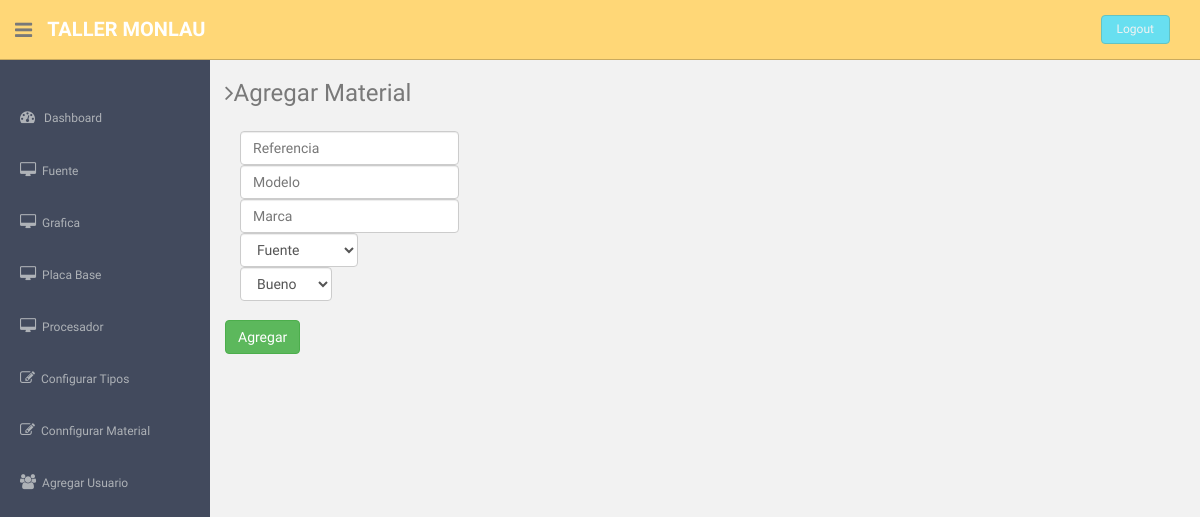
Screenshot of /plataform/edit_material.php (signed in) with the database file from the repository.
### tables this page shows
CREATE TABLE IF NOT EXISTS `type` (
  `id` int(11) NOT NULL AUTO_INCREMENT,
  `name` varchar(50) DEFAULT NULL,
  PRIMARY KEY (`id`),
  KEY `name` (`name`)
);

### plataform/functions/conexiondb.class.php (called while the page is built, shortened)
<?php
    class conexiondb {
        private $servidor;
        private $user;
        private $pass;
        private $db;
        private $conexion;
        function __construct(){
            $this->servidor = "localhost";
            $this->user = "root";
            $this->pass = "";
            $this->db = "tallerddbb";
        }
        function conectar(){
            $this->conexion = mysqli_connect($this->servidor, $this->user, $this->pass, $this->db);
            return $this->conexion;
        }
        function query($query){
            $resultado = $this->conexion->query($query);
            return $resultado;
        }
    }
?>

### plataform/edit_material.php (the view, shortened to what this page needs)
<!DOCTYPE html>
<html lang="en">
  <head>
    <link href="assets/css/bootstrap.css" rel="stylesheet">
    <link href="assets/font-awesome/css/font-awesome.css" rel="stylesheet" />
    <link href="assets/css/style.css" rel="stylesheet">
    <link href="assets/css/style-responsive.css" rel="stylesheet">
  </head>
  <body>
  <section id="container" >
      <header class="header black-bg">
              <div class="sidebar-toggle-box">
                  <div class="fa fa-bars tooltips" data-placement="right" data-original-title="Toggle Navigation"></div>
              </div>
            <a href="index.html" class="logo"><b>Taller Monlau</b></a>
            <div class="top-menu">
            <form action="functions/login.php" method="post">
            	<ul class="nav pull-right top-menu">
                        <li><button type="submit" class="logout">Logout</button></li>
                </ul>
                </form>
            </div>
        </header>
      <aside>
          <div id="sidebar"  class="nav-collapse ">
              <              <ul class="sidebar-menu" id="nav-accordion">
              <li class="mt">
                  <a href="dashboard.php">
                      <i class="fa fa-dashboard"></i>
                      <span>Dashboard</span>
                  </a>
              </li>
              <?php
              include('functions/conexiondb.class.php');
              $conexion = new conexiondb();
              $query = "SELECT * FROM `type`;";
              $result = $conexion->query($query);
              while ($row = $result->fetch_assoc()) {
              echo '<li class="sub-menu">';
              echo '<a href="material.php?type='.$row['name'].'" >';
              echo '<i class="fa fa-desktop"></i>';
              echo '<span>' . $row['name'] . '</span>';
              echo '</a>';
              echo '</li>';
          }
          if($_SESSION['admin']){
            echo'<li class="sub-menu">';
            echo'<a href="edit_type.php">';
            echo'<i class="fa fa-edit"></i>';
            echo'<span>Configurar Tipos</span>';
            echo'</a>';
            echo'</li>';
            echo'<li class="sub-menu">';
            echo'<a href="edit_material.php">';
            echo'<i class="fa fa-edit"></i>';
            echo'<span>Connfigurar Material</span>';
            echo'</a>';
            echo'</li>';
            echo'<li class="sub-menu">';
            echo'<a href="add_user.php">';
            echo'<i class="fa fa-users"></i>';
            echo'<span>Agregar Usuario</span>';
            echo'</a>';
            echo'</li>';
        }
          ?>
        </ul>
          </div>
      </aside>
      <section id="main-content">
          <section class="wrapper">
          	<h3><i class="fa fa-angle-right"></i>Agregar Material</h3>
          	<div class="row mt">
          		<div class="col-lg-12">
                  <form action="functions/functions.php" method="post" class="form-inline" role="form">
                        <div class="form-group">
                            <div class="col-sm-10">
                                <input type="text" name="Referencia" placeholder="Referencia" class="form-control">
                                <br>
                                <input type="text" name="Modelo" placeholder="Modelo" class="form-control">
                                <br>
                                <input type="text" name="Marca" placeholder="Marca" class="form-control">
                                <br>
                                <select class="form-control" name="type">
                                    <?php
                                    $conexion = new conexiondb();
                                    $query = "SELECT * FROM `type`;";
                                    $result = $conexion->query($query);
                                    while ($row = $result->fetch_assoc()) {
                                    echo '<option>' . $row['name'] . '</option>';
                                    }
                                    ?>
                                </select>
                                <br>
                                <select class="form-control" name="Estado">
                                    <option>Bueno</option>
                                </select>
                            </div>
                        </div>
                        <br><br>
                        <button type="submit" class="btn btn-success">Agregar</button>
                    </form>
                </div>
          	</div>
		</section>
      </section>
  </section>
  </body>
</html>

### plataform/assets/css/style.css (style rules this page uses)
body { color: #797979; background: #f2f2f2; font-family: 'Ruda', sans-serif; padding: 0px !important; margin: 0px !important; font-size:13px; }
ul li { list-style: none; }
a, a:hover, a:focus { text-decoration: none; outline: none; }
#container { width: 100%; height: 100%; }
.mt { margin-top: 25px; }
ul.top-menu > li > .logout { color: #f2f2f2; font-size: 12px; border-radius: 4px; -webkit-border-radius: 4px; border: 1px solid #64c3c2 !important; padding: 5px 15px; margin-right: 15px; background: #68dff0; margin-top: 15px; }
#sidebar { width: 210px; height: 100%; position: fixed; background: #424a5d; }
#sidebar ul li { position: relative; }
ul.sidebar-menu , ul.sidebar-menu li ul.sub { margin: -2px 0 0; padding: 0; }
ul.sidebar-menu { margin-top: 75px; }
ul.sidebar-menu li { margin-bottom: 5px; margin-left:10px; margin-right:10px; }
ul.sidebar-menu li.sub-menu { line-height: 15px; }
ul.sidebar-menu li a span { display: inline-block; }
ul.sidebar-menu li a { color: #aeb2b7; text-decoration: none; display: block; padding: 15px 0 15px 10px; font-size: 12px; outline: none; -webkit-transition: all 0.3s ease; -moz-transition: all 0.3s ease; -o-transition: all 0.3s ease; -ms-transition: all 0.3s ease; transition: all 0.3s ease; }
ul.sidebar-menu li a i { font-size: 15px; padding-right: 6px; }
#main-content { margin-left: 210px; }
.header, .footer { min-height: 60px; padding: 0 15px; }
.header { position: fixed; left: 0; right: 0; z-index: 1002; }
.black-bg { background: #ffd777; border-bottom: 1px solid #c9aa5f; }
.wrapper { display: inline-block; margin-top: 60px; padding-left: 15px; padding-right: 15px; padding-bottom: 15px; padding-top: 0px; width: 100%; }
a.logo { font-size: 20px; color: #ffffff; float: left; margin-top: 15px; text-transform: uppercase; }
a.logo b { font-weight: 900; }
#top_menu .nav > li, ul.top-menu > li { float: left; }
.sidebar-toggle-box { float: left; padding-right: 15px; margin-top: 20px; }
.sidebar-toggle-box .fa-bars { cursor: pointer; display: inline-block; font-size: 20px; }

### rows the page displays
type: name "Fuente"
type: name "Grafica"
type: name "Placa Base"
type: name "Procesador"

### other values shown
form field type "Fuente"
